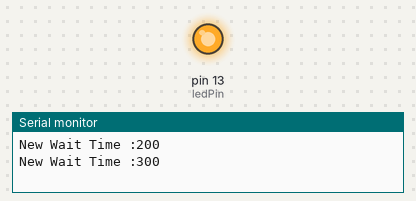
Bench run of a sketch on a simulated Arduino Uno, built with avr-gcc and run on an emulated ATmega328P. Shown: output pins drawn as LEDs (lit = HIGH), the last lines printed to the serial monitor.

Above: at 0.75 s.
At 10.5 s:
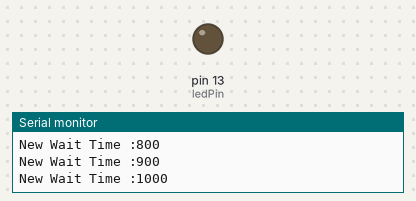
Timing chart, 0 to 26.0 s (numbered marks = the images above):
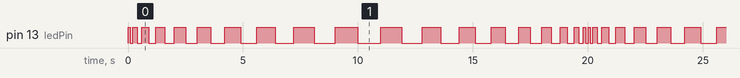

The sketch:

Blink_con_intervalos.ino
```cpp
const int ledPin = 13; // Es una variable global, podra ser invocado en cualquier sector del programa.
void setup() {
  Serial.begin(9600); //Inicia la comunicacion con el monitor
  pinMode(ledPin, OUTPUT); //hace referencia, y lo determina como output.

}

void loop() {
  // put your main code here, to run repeatedly:
  static int delayPeriod = 100; //variable local //static: pone ese valor solo una vez.
  static int countDir = 1;

  digitalWrite(ledPin, HIGH); //HIGH = ENCENDIDO
  delay(delayPeriod);
  digitalWrite(13, LOW); // LOW = APAGADO
  delay(delayPeriod);

  countDir = checkDirChange(delayPeriod, countDir);

  delayPeriod += 100 * countDir;
  Serial.print("New Wait Time :");
  Serial.println(delayPeriod);
}

int checkDirChange(int delayPeriod, int countDir){
  if((delayPeriod == 1000) || (delayPeriod == 0)){     //aumentar el tiempo de blink || = or
    countDir *= -1;

      if(countDir < 0){
        Serial.println("Going Down");
      } else {
        Serial.println("Going Up");
      }
  }
  return countDir;
}
```

Measured:
- by itself, pin 13 (ledPin): moves between LOW and HIGH, repeating every 20.0 s
- by itself, everything shown: repeats every 20.0 s, in 38 steps
